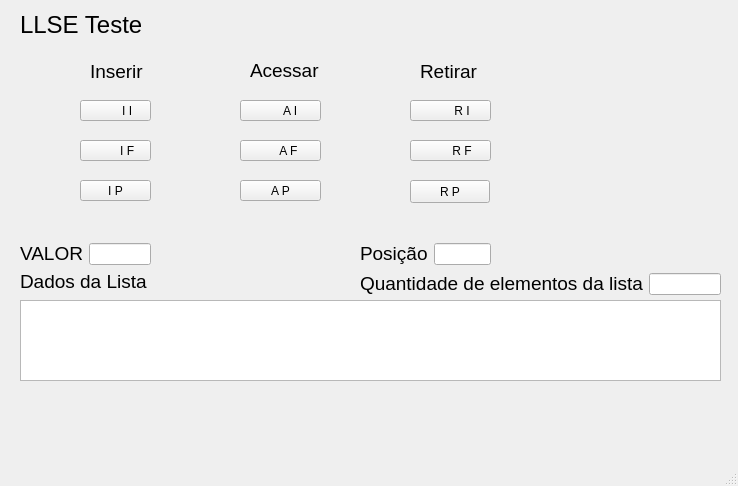
<?xml version="1.0" encoding="UTF-8"?>
<ui version="4.0">
 <class>MainWindow</class>
 <widget class="QMainWindow" name="MainWindow">
  <property name="geometry">
   <rect>
    <x>0</x>
    <y>0</y>
    <width>738</width>
    <height>486</height>
   </rect>
  </property>
  <property name="windowTitle">
   <string>MainWindow</string>
  </property>
  <widget class="QWidget" name="centralwidget">
   <widget class="QLabel" name="labelTitulo">
    <property name="geometry">
     <rect>
      <x>20</x>
      <y>10</y>
      <width>121</width>
      <height>31</height>
     </rect>
    </property>
    <property name="text">
     <string>&lt;html&gt;&lt;head/&gt;&lt;body&gt;&lt;p&gt;&lt;span style=&quot; font-size:18pt;&quot;&gt;LLSE Teste&lt;/span&gt;&lt;/p&gt;&lt;/body&gt;&lt;/html&gt;</string>
    </property>
   </widget>
   <widget class="QLabel" name="labelInserir">
    <property name="geometry">
     <rect>
      <x>90</x>
      <y>60</y>
      <width>61</width>
      <height>21</height>
     </rect>
    </property>
    <property name="text">
     <string>&lt;html&gt;&lt;head/&gt;&lt;body&gt;&lt;p&gt;&lt;span style=&quot; font-size:14pt;&quot;&gt;Inserir&lt;/span&gt;&lt;/p&gt;&lt;/body&gt;&lt;/html&gt;</string>
    </property>
   </widget>
   <widget class="QLabel" name="labelAcessar">
    <property name="geometry">
     <rect>
      <x>250</x>
      <y>59</y>
      <width>71</width>
      <height>21</height>
     </rect>
    </property>
    <property name="text">
     <string>&lt;html&gt;&lt;head/&gt;&lt;body&gt;&lt;p&gt;&lt;span style=&quot; font-size:14pt;&quot;&gt;Acessar&lt;/span&gt;&lt;/p&gt;&lt;/body&gt;&lt;/html&gt;</string>
    </property>
   </widget>
   <widget class="QLabel" name="labelRetirar">
    <property name="geometry">
     <rect>
      <x>420</x>
      <y>60</y>
      <width>61</width>
      <height>21</height>
     </rect>
    </property>
    <property name="text">
     <string>&lt;html&gt;&lt;head/&gt;&lt;body&gt;&lt;p&gt;&lt;span style=&quot; font-size:14pt;&quot;&gt;Retirar&lt;/span&gt;&lt;/p&gt;&lt;/body&gt;&lt;/html&gt;</string>
    </property>
   </widget>
   <widget class="QPushButton" name="pushButtonInserirInicio">
    <property name="geometry">
     <rect>
      <x>80</x>
      <y>100</y>
      <width>71</width>
      <height>21</height>
     </rect>
    </property>
    <property name="text">
     <string>       I I</string>
    </property>
    <property name="icon">
     <iconset resource="ArquivoDeRecursos.qrc">
      <normaloff>:/imgs/imagens/binary-code.png</normaloff>:/imgs/imagens/binary-code.png</iconset>
    </property>
   </widget>
   <widget class="QPushButton" name="pushButtonInserirFinal">
    <property name="enabled">
     <bool>true</bool>
    </property>
    <property name="geometry">
     <rect>
      <x>80</x>
      <y>140</y>
      <width>71</width>
      <height>21</height>
     </rect>
    </property>
    <property name="text">
     <string>       I F</string>
    </property>
    <property name="icon">
     <iconset resource="ArquivoDeRecursos.qrc">
      <normaloff>:/imgs/imagens/icons8-c++-500.png</normaloff>:/imgs/imagens/icons8-c++-500.png</iconset>
    </property>
   </widget>
   <widget class="QPushButton" name="pushButtonAcessarInicio">
    <property name="geometry">
     <rect>
      <x>240</x>
      <y>100</y>
      <width>81</width>
      <height>21</height>
     </rect>
    </property>
    <property name="text">
     <string>      A I</string>
    </property>
    <property name="icon">
     <iconset resource="ArquivoDeRecursos.qrc">
      <normaloff>:/imgs/imagens/technical-support.png</normaloff>:/imgs/imagens/technical-support.png</iconset>
    </property>
   </widget>
   <widget class="QPushButton" name="pushButtonAcessarFinal">
    <property name="enabled">
     <bool>true</bool>
    </property>
    <property name="geometry">
     <rect>
      <x>240</x>
      <y>140</y>
      <width>81</width>
      <height>21</height>
     </rect>
    </property>
    <property name="text">
     <string>     A F</string>
    </property>
    <property name="icon">
     <iconset resource="ArquivoDeRecursos.qrc">
      <normaloff>:/imgs/imagens/icons8-qt-50.png</normaloff>:/imgs/imagens/icons8-qt-50.png</iconset>
    </property>
   </widget>
   <widget class="QPushButton" name="pushButtonRetirarInicio">
    <property name="geometry">
     <rect>
      <x>410</x>
      <y>100</y>
      <width>81</width>
      <height>21</height>
     </rect>
    </property>
    <property name="text">
     <string>       R I</string>
    </property>
    <property name="icon">
     <iconset resource="ArquivoDeRecursos.qrc">
      <normaloff>:/imgs/imagens/programing.png</normaloff>:/imgs/imagens/programing.png</iconset>
    </property>
   </widget>
   <widget class="QPushButton" name="pushButtonRetirarFinal">
    <property name="enabled">
     <bool>true</bool>
    </property>
    <property name="geometry">
     <rect>
      <x>410</x>
      <y>140</y>
      <width>81</width>
      <height>21</height>
     </rect>
    </property>
    <property name="text">
     <string>       R F</string>
    </property>
    <property name="icon">
     <iconset resource="ArquivoDeRecursos.qrc">
      <normaloff>:/imgs/imagens/programming-language.png</normaloff>:/imgs/imagens/programming-language.png</iconset>
    </property>
   </widget>
   <widget class="QLabel" name="labelDadosLista">
    <property name="geometry">
     <rect>
      <x>20</x>
      <y>270</y>
      <width>131</width>
      <height>21</height>
     </rect>
    </property>
    <property name="text">
     <string>&lt;html&gt;&lt;head/&gt;&lt;body&gt;&lt;p&gt;&lt;span style=&quot; font-size:14pt;&quot;&gt;Dados da Lista&lt;/span&gt;&lt;/p&gt;&lt;/body&gt;&lt;/html&gt;</string>
    </property>
   </widget>
   <widget class="QTextEdit" name="textEditDadosLista">
    <property name="enabled">
     <bool>true</bool>
    </property>
    <property name="geometry">
     <rect>
      <x>20</x>
      <y>300</y>
      <width>701</width>
      <height>81</height>
     </rect>
    </property>
   </widget>
   <widget class="QWidget" name="layoutWidget">
    <property name="geometry">
     <rect>
      <x>20</x>
      <y>240</y>
      <width>131</width>
      <height>28</height>
     </rect>
    </property>
    <layout class="QHBoxLayout" name="horizontalLayout">
     <item>
      <widget class="QLabel" name="labelValor">
       <property name="text">
        <string>&lt;html&gt;&lt;head/&gt;&lt;body&gt;&lt;p&gt;&lt;span style=&quot; font-size:14pt;&quot;&gt;VALOR&lt;/span&gt;&lt;/p&gt;&lt;/body&gt;&lt;/html&gt;</string>
       </property>
      </widget>
     </item>
     <item>
      <widget class="QLineEdit" name="lineEditValor"/>
     </item>
    </layout>
   </widget>
   <widget class="QWidget" name="layoutWidget">
    <property name="geometry">
     <rect>
      <x>360</x>
      <y>270</y>
      <width>361</width>
      <height>28</height>
     </rect>
    </property>
    <layout class="QHBoxLayout" name="horizontalLayout_2">
     <item>
      <widget class="QLabel" name="labelQuantidadeElementos">
       <property name="text">
        <string>&lt;html&gt;&lt;head/&gt;&lt;body&gt;&lt;p&gt;&lt;span style=&quot; font-size:14pt;&quot;&gt;Quantidade de elementos da lista&lt;/span&gt;&lt;/p&gt;&lt;/body&gt;&lt;/html&gt;</string>
       </property>
      </widget>
     </item>
     <item>
      <widget class="QLineEdit" name="lineEditQuantidadeElementos"/>
     </item>
    </layout>
   </widget>
   <widget class="QPushButton" name="pushButtonAcessarPOsicao">
    <property name="geometry">
     <rect>
      <x>240</x>
      <y>180</y>
      <width>81</width>
      <height>21</height>
     </rect>
    </property>
    <property name="text">
     <string>A P</string>
    </property>
   </widget>
   <widget class="QPushButton" name="pushButtonInserirPosicao">
    <property name="geometry">
     <rect>
      <x>80</x>
      <y>180</y>
      <width>71</width>
      <height>21</height>
     </rect>
    </property>
    <property name="text">
     <string>I P</string>
    </property>
   </widget>
   <widget class="QPushButton" name="pushButtonRetirarPosicao">
    <property name="geometry">
     <rect>
      <x>410</x>
      <y>180</y>
      <width>80</width>
      <height>23</height>
     </rect>
    </property>
    <property name="text">
     <string>R P</string>
    </property>
   </widget>
   <widget class="QWidget" name="layoutWidget">
    <property name="geometry">
     <rect>
      <x>360</x>
      <y>240</y>
      <width>131</width>
      <height>28</height>
     </rect>
    </property>
    <layout class="QHBoxLayout" name="horizontalLayout_3">
     <item>
      <widget class="QLabel" name="labelPosicao">
       <property name="text">
        <string>&lt;html&gt;&lt;head/&gt;&lt;body&gt;&lt;p&gt;&lt;span style=&quot; font-size:14pt;&quot;&gt;Posição&lt;/span&gt;&lt;/p&gt;&lt;/body&gt;&lt;/html&gt;</string>
       </property>
      </widget>
     </item>
     <item>
      <widget class="QLineEdit" name="lineEditAcessarPosicao"/>
     </item>
    </layout>
   </widget>
  </widget>
  <widget class="QMenuBar" name="menubar">
   <property name="geometry">
    <rect>
     <x>0</x>
     <y>0</y>
     <width>738</width>
     <height>21</height>
    </rect>
   </property>
  </widget>
  <widget class="QStatusBar" name="statusbar"/>
 </widget>
 <resources>
  <include location="ArquivoDeRecursos.qrc"/>
 </resources>
 <connections/>
</ui>
